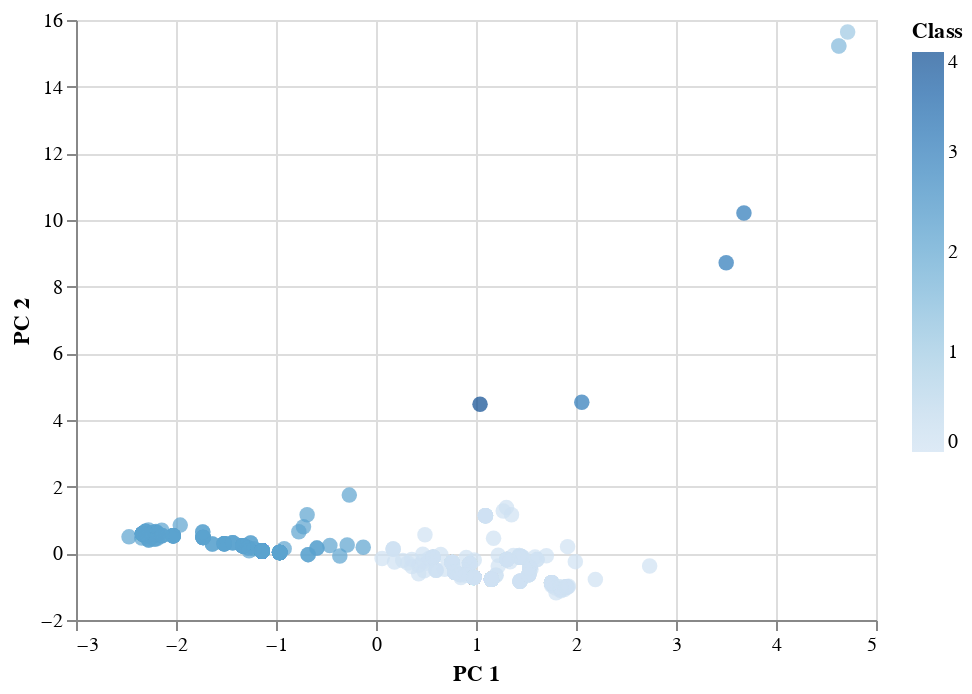

The notebook cell this image was saved under:
### Markdown cell above
### Visualizing Results

#### 3D-Scatter with Clusters

### Code cell
# Create a 3D-Scatter with the PCA data and the clusters
alt.Chart(clustered_df).mark_circle(size=60).encode(
    x='PC 1',
    y='PC 2',
#     z = 'PC 3',
    color='Class',
    shape = 'class:N',
    tooltip=['CoinName', 'PC 1', 'PC 2','Algorithm']  
).interactive()

### Figure 1 — Vega-Lite specification as saved in the notebook (floating-point values rounded to 4 significant figures; data arrays with more than 128 entries replaced by an {"elided": "..."} marker saying what was removed)
{"config": {"view": {"continuousWidth": 400, "continuousHeight": 300}}, "data": {"name": "data-4110ec45dc114e58df69ce26f15be2e0"}, "mark": {"type": "circle", "size": 60}, "encoding": {"color": {"type": "quantitative", "field": "Class"}, "shape": {"type": "nominal", "field": "class"}, "tooltip": [{"type": "nominal", "field": "CoinName"}, {"type": "quantitative", "field": "PC 1"}, {"type": "quantitative", "field": "PC 2"}, {"type": "nominal", "field": "Algorithm"}], "x": {"type": "quantitative", "field": "PC 1"}, "y": {"type": "quantitative", "field": "PC 2"}}, "selection": {"selector001": {"type": "interval", "bind": "scales", "encodings": ["x", "y"]}}, "$schema": "https://vega.github.io/schema/vega-lite/v4.8.1.json", "datasets": {"data-4110ec45dc114e58df69ce26f15be2e0": {"elided": "541 records"}}}
